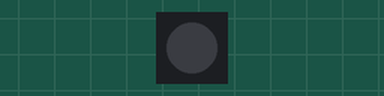
Simulated run of this sketch. Board: ESP8266 (NodeMCU). On the bench: 1 RGB LEDs in strip order, left to right. Dim RGB values are drawn brighter than linear. At 25.0 s the program restarts the board; the recording ends there.

Above: at 0.1 s.
At 5.9 s:
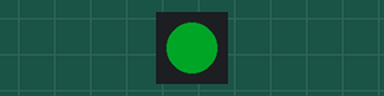
At 12.3 s:
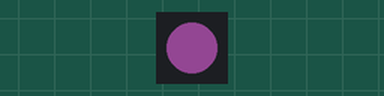
At 24.91 s:
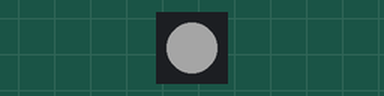
Timing chart, 0 to 25.0 s (numbered marks = the images above):
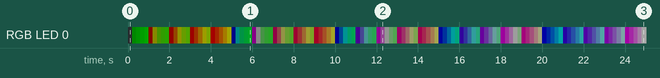

Measured:
- by itself, RGB LED 0: off → RGB(0, 9, 0) at 0.20 s, → RGB(0, 19, 0) 0.20 s later, → RGB(0, 29, 0) 0.20 s later, → RGB(0, 39, 0) 0.20 s later, … (124 changes in this stretch)

The sketch:

ws2812.ino
```cpp
// A basic NeoPixel test program, controls a single ws2812b rgb LED
// U. Raich, 19.5.2019
// This program was written as a demo for the AIS conference 2019, Kampala, Uganda

#include <Adafruit_NeoPixel.h>
// pin on which the ws2812 is connected
#ifdef ESP8266
#define LED_PIN    4
#endif
#ifdef ESP32
#define LED_PIN   21
#endif

#define LED_COUNT 1

// Declare our NeoPixel strip object:
Adafruit_NeoPixel led(LED_COUNT, LED_PIN, NEO_GRB + NEO_KHZ800);
// Argument 1 = Number of pixels in NeoPixel strip
// Argument 2 = Arduino pin number (most are valid)
// Argument 3 = Pixel type flags, add together as needed:
//   NEO_KHZ800  800 KHz bitstream (most NeoPixel products w/WS2812 LEDs)
//   NEO_KHZ400  400 KHz (classic 'v1' (not v2) FLORA pixels, WS2811 drivers)
//   NEO_GRB     Pixels are wired for GRB bitstream (most NeoPixel products)
//   NEO_RGB     Pixels are wired for RGB bitstream (v1 FLORA pixels, not v2)
//   NEO_RGBW    Pixels are wired for RGBW bitstream (NeoPixel RGBW products)


// setup() function -- runs once at startup --------------------------------

void setup() {

  led.begin();           // INITIALIZE NeoPixel strip object (REQUIRED)
  led.show();            // Turn OFF all pixels ASAP
  led.setBrightness(50); // Set BRIGHTNESS to about 1/5 (max = 255)
}


// loop() function -- runs repeatedly as long as board is on ---------------

void loop() {

  int i,j,k;
  for (i=0;i<250; i+= 50)
    for (j=0;j<250;j+=50)
      for (k=0;k<250;k+=50) {
        led.setPixelColor(0,led.Color(j,k,i));
        led.show();
        delay(200);
      }
// switch LED off
  led.setPixelColor(0,led.Color(0,0,0));
  led.show();
  while (true) ;       // stop
}
```
